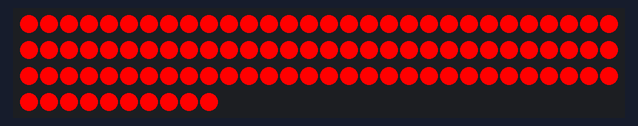
A program run on a simulated Raspberry Pi (BCM pin numbers). Parts: 100 RGB LEDs in strip order, left to right, continuing on the next row. What the program prints to the terminal is not drawn.

Above: at 0.4 s.
At 10.2 s:
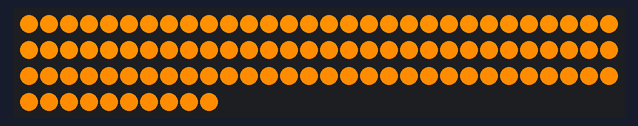
At 20.7 s:
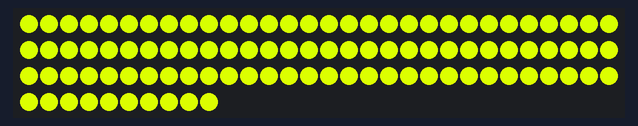

The program:

colorChange.py
```python
import argparse
import time

from rpi_ws281x import Color, PixelStrip

LED_COUNT = 100
LED_PIN = 18
LED_FREQ_HZ = 800000
LED_DMA = 10
LED_BRIGHTNESS = 255
LED_INVERT = False
LED_CHANNEL = 0


def color(red, green, blue, white=0):
    return (white << 24) | (red << 16) | (green << 8) | blue


def colorWipe(strip, color):
    for i in range(strip.numPixels()):
        strip.setPixelColor(i, color)
        strip.show()


if __name__ == '__main__':
    parser = argparse.ArgumentParser()
    parser.add_argument('-c', '--clear', action='store_true',
                        help='clear the display on exit')
    args = parser.parse_args()

    strip = PixelStrip(
        LED_COUNT, LED_PIN, LED_FREQ_HZ, LED_DMA, LED_INVERT, LED_BRIGHTNESS, LED_CHANNEL)
    strip.begin()

    print('Press Ctrl-C to quit.')
    if not args.clear:
        print('Use -c arguement to clear LEDs on exit')

    try:
        while True:
            pixels = strip.numPixels()
            colorWipe(strip, Color(255, 0, 0))
            red = 255
            blue = 0
            for green in range(0, 256, 5):
                colorWipe(strip, Color(red, green, blue))

            for red in range(255, 0, -5):
                colorWipe(strip, Color(red, green, blue))

            for blue in range(0, 256, 5):
                colorWipe(strip, Color(red, green, blue))

            for green in range(255, 0, -5):
                colorWipe(strip, Color(red, green, blue))

            for red in range(0, 256, 5):
                colorWipe(strip, Color(red, green, blue))

            for blue in range(255, 0, -5):
                colorWipe(strip, Color(red, green, blue))

    except KeyboardInterrupt:
        if args.clear:
            strip.setPixelColorRGB(pixels, 0, 0, 0)
```
